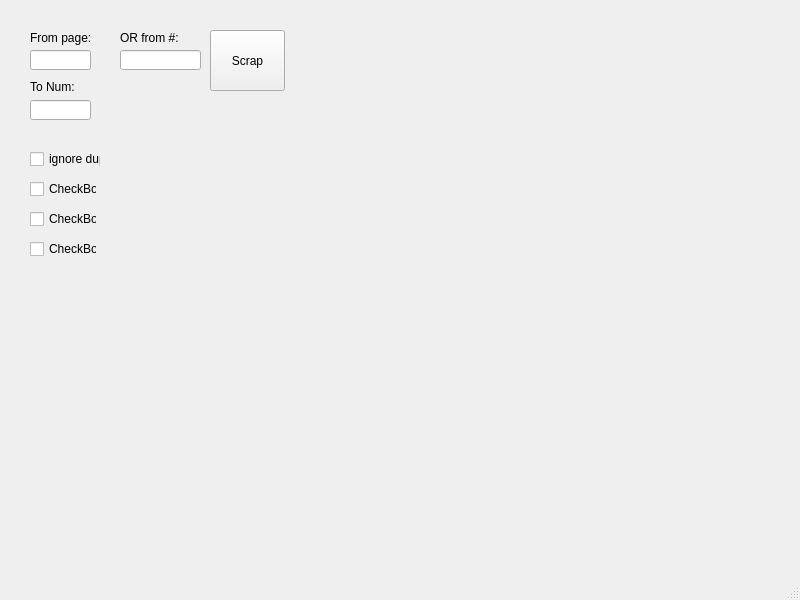
<?xml version="1.0" encoding="UTF-8"?>
<ui version="4.0">
 <class>MainWindow</class>
 <widget class="QMainWindow" name="MainWindow">
  <property name="geometry">
   <rect>
    <x>0</x>
    <y>0</y>
    <width>800</width>
    <height>600</height>
   </rect>
  </property>
  <property name="windowTitle">
   <string>MainWindow</string>
  </property>
  <widget class="QWidget" name="centralwidget">
   <widget class="QLabel" name="label">
    <property name="geometry">
     <rect>
      <x>30</x>
      <y>30</y>
      <width>71</width>
      <height>16</height>
     </rect>
    </property>
    <property name="text">
     <string>From page:</string>
    </property>
   </widget>
   <widget class="QLineEdit" name="lineEdit">
    <property name="geometry">
     <rect>
      <x>30</x>
      <y>50</y>
      <width>61</width>
      <height>20</height>
     </rect>
    </property>
   </widget>
   <widget class="QLabel" name="label_2">
    <property name="geometry">
     <rect>
      <x>30</x>
      <y>80</y>
      <width>47</width>
      <height>14</height>
     </rect>
    </property>
    <property name="text">
     <string>To Num:</string>
    </property>
   </widget>
   <widget class="QLineEdit" name="lineEdit_2">
    <property name="geometry">
     <rect>
      <x>30</x>
      <y>100</y>
      <width>61</width>
      <height>20</height>
     </rect>
    </property>
   </widget>
   <widget class="QLabel" name="label_3">
    <property name="geometry">
     <rect>
      <x>120</x>
      <y>30</y>
      <width>61</width>
      <height>16</height>
     </rect>
    </property>
    <property name="text">
     <string>OR from #:</string>
    </property>
   </widget>
   <widget class="QLineEdit" name="lineEdit_3">
    <property name="geometry">
     <rect>
      <x>120</x>
      <y>50</y>
      <width>81</width>
      <height>20</height>
     </rect>
    </property>
   </widget>
   <widget class="QPushButton" name="pushButton">
    <property name="geometry">
     <rect>
      <x>210</x>
      <y>30</y>
      <width>75</width>
      <height>61</height>
     </rect>
    </property>
    <property name="text">
     <string>Scrap</string>
    </property>
   </widget>
   <widget class="QCheckBox" name="checkBox">
    <property name="geometry">
     <rect>
      <x>30</x>
      <y>150</y>
      <width>71</width>
      <height>18</height>
     </rect>
    </property>
    <property name="text">
     <string>ignore dup</string>
    </property>
   </widget>
   <widget class="QCheckBox" name="checkBox_2">
    <property name="geometry">
     <rect>
      <x>30</x>
      <y>180</y>
      <width>67</width>
      <height>18</height>
     </rect>
    </property>
    <property name="text">
     <string>CheckBox</string>
    </property>
   </widget>
   <widget class="QCheckBox" name="checkBox_3">
    <property name="geometry">
     <rect>
      <x>30</x>
      <y>210</y>
      <width>67</width>
      <height>18</height>
     </rect>
    </property>
    <property name="text">
     <string>CheckBox</string>
    </property>
   </widget>
   <widget class="QCheckBox" name="checkBox_4">
    <property name="geometry">
     <rect>
      <x>30</x>
      <y>240</y>
      <width>67</width>
      <height>18</height>
     </rect>
    </property>
    <property name="text">
     <string>CheckBox</string>
    </property>
   </widget>
  </widget>
  <widget class="QMenuBar" name="menubar">
   <property name="geometry">
    <rect>
     <x>0</x>
     <y>0</y>
     <width>800</width>
     <height>22</height>
    </rect>
   </property>
  </widget>
  <widget class="QStatusBar" name="statusbar"/>
 </widget>
 <resources/>
 <connections/>
</ui>
